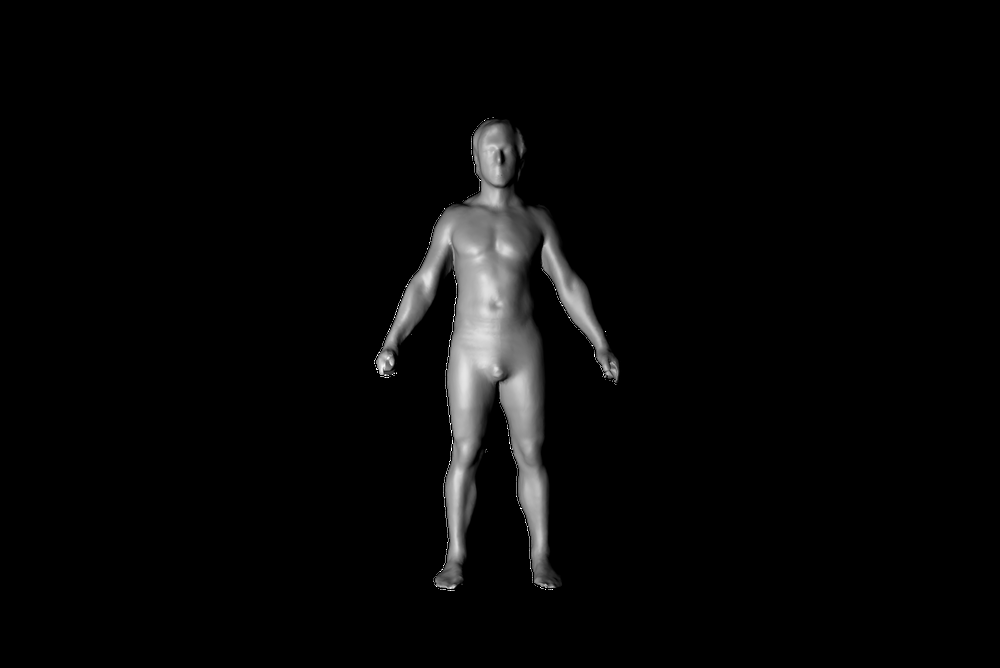
#> input picture findborder/mask0002.png, 1000 x 668 px, shrunk from 3012 x 2011 before the run, found by its file name
$ python cudareadsilhouette_test_graph.py
#> lines starting #> are read from the running program, lines starting #| are printed output that depends on the picture; after the words box and inside, x2 and y2 are one past the last pixel; in counts of white or black regions, pixels touching at a corner belong together
import cv2
import numpy as np
import math
import sys
import struct

#takes a png file with an alpha channel and plots it to a ply file scaled to the subject's known height.
def cudaPlotSilhouette(png):

    #4 channel RGBA image represented as a numpy array
    #img[r,c] = [b, g, r, a], img[r,c,3] = alpha channel
    img = cv2.imread(png, -1)
#> img is the input picture: shape (668, 1000, 4); mean B, G, R, A 7.3, 7.3, 7.3, 15.5
    plypoints = []

    # Used to loop through neighbors, counterclockwise
    #row,column, (Y,X)
    #east, southeast, south, southwest, west, northwest, north, northeast
    bd = [[0,1], [-1,1], [-1,0], [-1,-1], [0, -1], [1,-1], [1,0], [1,1]]
    point_map = {}
    first = True

    print("Generating Graph")
    #iterate through the entire map to create a full graph. We can use find_border_children and add them to the map
    #this will allow us to find a comprehensive graph/mapping that we can iterate through
    #let's still store first point as a starting point for the loop
    for r in range(0, img.shape[0]):
        for c in range(0, img.shape[1]):
            currP = (r,c)
            #if alpha value 1 (border)
            #find all borders around this one and map it
            if img[r,c,3] != 0 and is_border_pixel(img,currP, bd):

                if(first):
                    firstPoint = currP
                    first = False
                children = find_border_children(img, currP, bd)
                point_map[currP] = children
#> after the loop, first = False; firstPoint = (116, 494); point_map = 4604 items
    if firstPoint is None:
        print("No pixel values with value 1")
        exit()

    seen_points = set()
    seen_points.add(firstPoint)
    currPoint = firstPoint
#> currPoint = (116, 494)
    point_list = []
    maxpoint_list = []
    maxlistlength = len(point_list)
    maxpoint = firstPoint
#> maxpoint = (116, 494)
    pop_list = []
    seen_list = []


    print("Exploring graph")
    #Calvin implementation with direction reversed
    #his was supposed to be clockwise but it went reverse
    while True:
        next = None
        currChildren = point_map[currPoint]
        for i, child in enumerate(currChildren):
            if child not in seen_points:
                next = child
                break
        if next is None:
            if points_in_range(firstPoint, currPoint, bd):
                break
            if len(point_list) == 1:
                print("first_border is the only pixel with alpha = 1 in range")
                exit()
            if(maxlistlength < len(point_list)):
                maxlistlength = len(point_list)
                maxpoint_list = point_list.copy()
                maxpoint = currPoint
            currPoint = point_list.pop()
            pop_list.append(currPoint)
        else:
            point_list.append(next)
            seen_points.add(next)
            currPoint = next
            seen_list.append(next)
#> this loop made 9164 passes
#> currChildren on passes 1 to 3: [(116, 495), (117, 493)], [(116, 496), (116, 494)], [(116, 497), (116, 495)]
#> after the loop, maxlistlength = 2790; maxpoint = (359, 620); maxpoint_list = 2790 pairs, first value 116 to 588, second value 375 to 622; point_list = 33 pairs, first value 116 to 119, second value 494 to 511; pop_list = 4565 pairs, first value 117 to 590, second value 374 to 622; seen_list = 4598 pairs, first value 116 to 590, second value 374 to 622; seen_points = 4599 items


    # [4 lines of commented-out code are left out]
    print("point_map size: " + str(len(point_map)))
#| point_map size: 4604
    print("point_list size: " + str(len(point_list)))
#| point_list size: 33
    print("first pixel: " + str(firstPoint))
#| first pixel: (116, 494)
    print("last pixel: " + str(currPoint))
    print(maxpoint_list)
#> (printed output is left out)
    print("maxpoint: " + str(maxpoint))
    print("maxlist length: " + str(maxlistlength))
    fileName = "C:\\Users\\willi\\Desktop\\Programming\\Undergrad-Research\\findborder\\result_graph.png"
    cv2.imwrite(fileName,img)
    outlinefileName = "C:\\Users\\willi\\Desktop\\Programming\\Undergrad-Research\\findborder\\resultgraph_outline.png"
    outlineImage = np.zeros(shape=[img.shape[0],img.shape[1], 3], dtype=np.uint8)

    for p in seen_list:
        outlineImage[p[0],p[1],0] = 0
        outlineImage[p[0],p[1],1] = 250
        outlineImage[p[0],p[1],2] = 0
#> this loop made 4598 passes
#> p on passes 1 to 3: (116, 495), (116, 496), (116, 497)
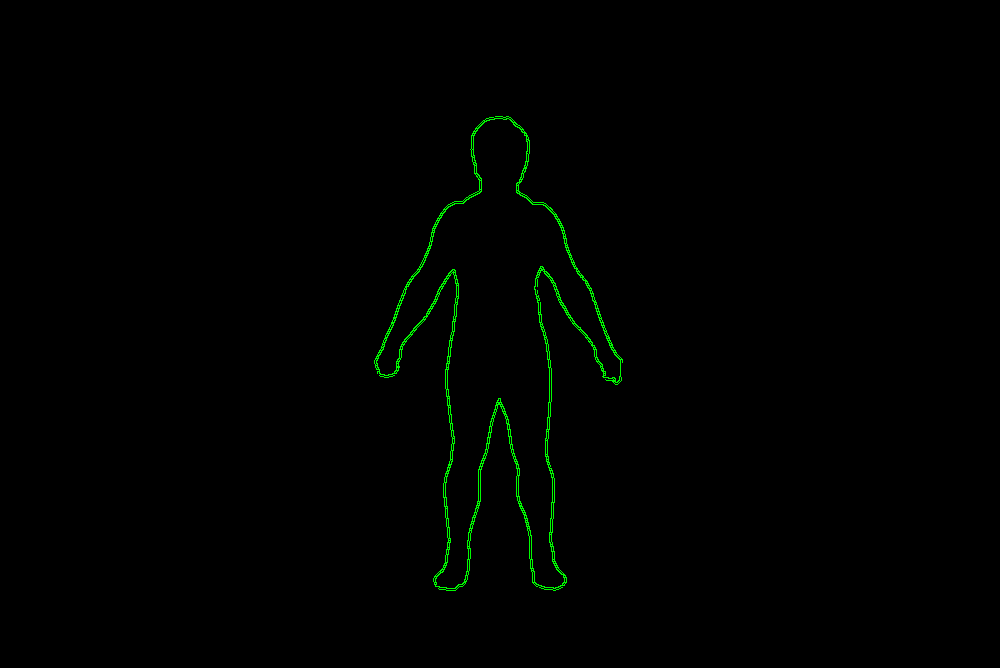
#> outlineImage: shape (668, 1000, 3); mean of channels 0, 1, 2 0, 1.7, 0; drawn as B, G, R

    print("seen_list length: " + str(len(seen_list)))
    print("pop_list length: " + str(len(pop_list)))
    cv2.imwrite(outlinefileName, outlineImage)
    outline_pop_filename = "C:\\Users\\willi\\Desktop\\Programming\\Undergrad-Research\\findborder\\resultgraph_outlinepop.png"
    for p in pop_list:
        outlineImage[p[0],p[1],0] = 0
        outlineImage[p[0],p[1],1] = 0
        outlineImage[p[0],p[1],2] = 250
#> this loop made 4565 passes
#> p on passes 1 to 3: (119, 506), (119, 505), (119, 494)
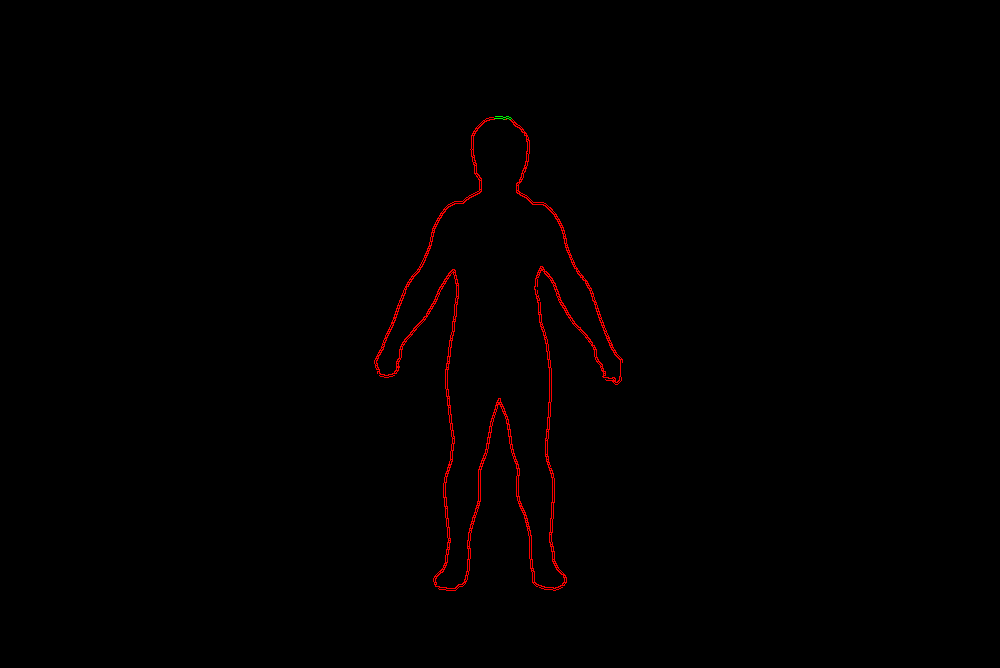
#> outlineImage: shape (668, 1000, 3); 0.68% of pixels changed, all inside (x1, y1, x2, y2) = (374, 117, 623, 591); drawn as B, G, R

    cv2.imwrite(outline_pop_filename, outlineImage)
    outline_maxlist_filename = "C:\\Users\\willi\\Desktop\\Programming\\Undergrad-Research\\findborder\\resultgraph_outlinemaxlist.png"

    n = 0
    for p in maxpoint_list:
        n = n + 1
        variance = (255 / len(maxpoint_list)) * n
        outlineImage[p[0],p[1],0] = variance
        outlineImage[p[0],p[1],1] = 255 - variance
        outlineImage[p[0],p[1],2] = 250
#> this loop made 2790 passes
#> (p, variance) on passes 1 to 3: ((116, 495), 0.0914), ((116, 496), 0.183), ((116, 497), 0.274)
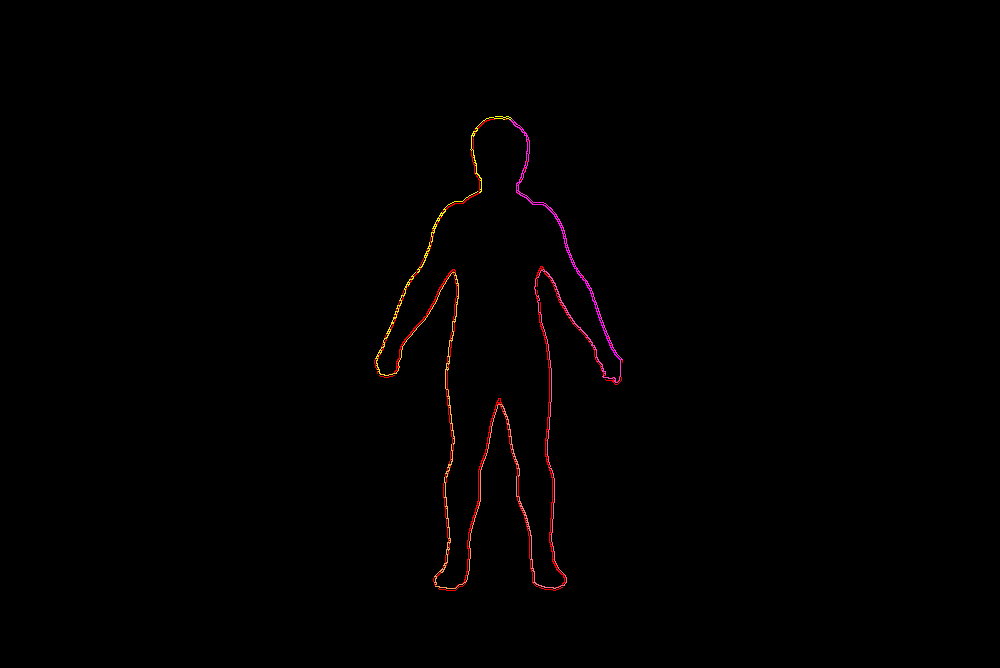
#> outlineImage: shape (668, 1000, 3); 0.42% of pixels changed, all inside (x1, y1, x2, y2) = (375, 116, 623, 589); drawn as B, G, R
#> after the loop, n = 2790

    cv2.imwrite(outline_maxlist_filename, outlineImage)

# Find neighboring points that are also border pixels
def find_border_children(img, point, bd):
    #print("Finding borders for point: (" + str(point[0]) + "," + str(point[1]) + ")")
    border_pixels = []
    # Append them in the order starting from above, going counterclockwise.
    for i in range(0,8):
        r = point[0] + bd[i][0]
        c = point[1] + bd[i][1]
        child = (r,c)

        if img[r,c,3] != 0 and is_border_pixel(img, child, bd):
            #print("Adding Border Pixel: (" + str(r) + "," + str(c) + ")" )
            border_pixels.append(child)

    return border_pixels


def is_border_pixel(img, point, bd):

    # bd 0 --> 7, [0] is row, [1] is column.
    # point is current point
    # Check if there is a pixel surrounding current point with alpha value = 0
    for i in range(0,8):
        r = point[0] + bd[i][0]
        c = point[1] + bd[i][1]

        # Alpha = 0 so this pixel is a border pixel
        if img[r,c,3] == 0:
            return True

    # No neighbors with alpha = 0
    return False


# Check whether p2 is 1 away from p1
def points_in_range(p1, p2, bd):

    for i in range(0,8):
        r = p2[0] + bd[i][0]
        c = p2[1] + bd[i][1]
        if r == p1[0] and c == p1[1]:
            return True

    return False

#C:\\Users\\willi\\Desktop\\Programming\\Undergrad-Research\\findborder\\mask0002.png
#C:\\Users\\Brilliance\\Desktop\\Projects\\Undergrad-Research\\findborder\\mask0002.png
if __name__ == "__main__":
    cudaPlotSilhouette("C:\\Users\\willi\\Desktop\\Programming\\Undergrad-Research\\findborder\\mask0002.png")
